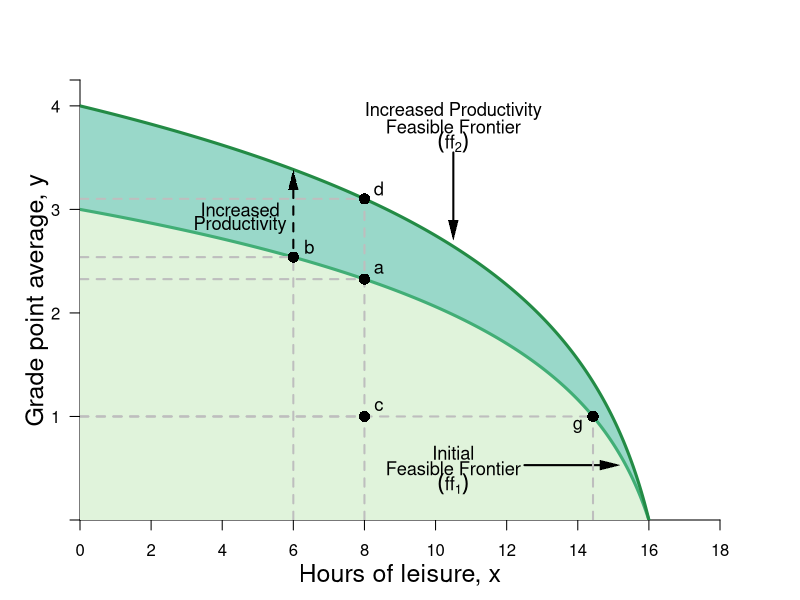

R code for this plot:
#Graph Designer: Simon Halliday
#Authors: Bowles, Foley and Halliday
#Title: Coordination, Conflict and Competition: A Text in Microeconomics

library(shape)
pdf(file = "bfh-textbook/constrained_optimization/ff_productivity_change.pdf", width = 8, height = 8)

#Set parameters for graphics
axislabelsize <- 1.5
labelsize <- 1.1
graphlinewidth <- 3
segmentlinewidth <- 2

COL <- c("#7fc97f", "#beaed4", "#fdc086", "#ffff99", "#386cb0", "#f0027f", "#bf5b17", "#666666")
COLA <- c("#e0f3db", "#99d8c9","#66c2a4","#41ae76", "#238b45", "#005824")
COLB <- c("#4eb3d3", "#2b8cbe", "#0868ac","#084081")

#Edited the margins to cater for the larger LHS labels
par(mar =  c(4, 4, 4, 4))

#Change this to make it log of l 

ppf <- function(x, k = 1.058868, maxx = 17) {
  k*(log(maxx -  x))
}

uFn <- function(x, y, alpha = 0.3){
  (x^alpha)*(y^(1-alpha))
}

xlims <- c(0, 18)
ylims <- c(0, 4.25)

npts <- 501 
x <- seq(xlims[1], xlims[2], length.out = npts)
y <- seq(ylims[1], ylims[2], length.out = npts) 
#a <- c(3.5, 4.58, 5.5) #alpha = 0.5
#a <- c(3, 3.9, 5) #alpha = 0.4
a <- c(2.58, 3.38, 4.28) #alpha = 0.3

plot(0, 0, xlim = xlims, ylim = ylims, type = "n",
     xlab = expression(paste("")),
     ylab = expression(paste("")), 
     xaxt = "n", 
     yaxt = "n", 
     cex.lab = axislabelsize, 
     bty = "n", 
     xaxs="i", 
     yaxs="i"
)


# ticksy <- seq(from = 0, to = ylims[2], by = 1)
# ylabels <- seq(from = 0, to = ylims[2], by = 1)
ticksx <- seq(from = 0, to = xlims[2], by = 2)
xlabels <- seq(from = 0, to = xlims[2], by = 2)
ticksy <- c(ylims[1], 1, 2, 3, 4, ylims[2])
ylabels <- c(NA, 1, 2, 3, 4, NA)
# ticksx <- c(xlims[1], 5.25, 8.944272, xlims[2])
# xlabels <- c(NA, expression(paste(x,"*")), expression(paste(bar(x))), NA)

axis(1, at = ticksx, pos = 0, labels = xlabels)
axis(2, at = ticksy, pos = 0, labels = ylabels, las = 1)

npts <- 500 
xx1 <- seq(xlims[1], xlims[2], length.out = npts)
xx2 <- seq(0, xlims[2], length.out = npts)
xx3 <- seq(xlims[1], 0, length.out = npts)
xx4 <- seq(-11, 0, length.out = npts)

#Draw the polygon for shading the feasible set

xpoly2 <- seq(from = xlims[1], to = 16, length.out = 500)
ypoly2 <- ppf(xpoly2, k = 4/log(17), maxx = 17)
polygon(x = c(xpoly2, xpoly2[1]), y = c(ypoly2, rev(ypoly2)[1]), col=COLA[2], density=NULL, border = NA)

xpoly1 <- seq(from = xlims[1], to = 16, length.out = 500)
ypoly1 <- ppf(xpoly1, k = 1.058868, maxx = 17)
polygon(x = c(xpoly1, xpoly1[1]), y = c(ypoly1, rev(ypoly1)[1]), col=COLA[1], density=NULL, border = NA)


#Draw the graphs
lines(xx1, ppf(xx1, k = 1.058868, maxx = 17), col = COLA[4], lwd = graphlinewidth)
lines(xx1, ppf(xx1, k = 4/log(17), maxx = 17), col = COLA[5], lwd = graphlinewidth)
#lines(xx2, fishProd(xx2, k = 2), col = COLB[3], lwd = graphlinewidth)
#lines(xx3, feasibleLabor(xx3, time = 10), col = COL[3], lwd = graphlinewidth)
#lines(xx4, manufactureProd(xx4, k = 0.1, alpha = 2), col = COLB[4], lwd = graphlinewidth)

#Label the feasible frontier
text(10.5, 0.65, expression("Initial"), cex = labelsize)
text(10.5, 0.5, expression("Feasible Frontier"), cex = labelsize)
text(10.5, 0.35, expression(paste((ff[1]))), cex = labelsize)
Arrows(12.5, 0.53, 14.9, 0.53, col = "black", lty = 1, lwd = 2, arr.type = "triangle", arr.lwd = 0.5)

#Axis labels
mtext(expression(paste("Hours of leisure, ", x)), side = 1, line = 2.5, cex = axislabelsize)
text(-1.2, 0.5*ylims[2], expression(paste("Grade point average, ", y)), xpd = TRUE, cex = axislabelsize, srt = 90) 

#Add mrs = mrt at i
#text(8, 2.8, expression(paste(mrs(x,y) == mrt(x,y))), cex = labelsize)


#Label the indifference curves
# text(17, 1, expression(u[1]^A), cex = labelsize)
# text(17, 1.55, expression(u[2]^A), cex = labelsize)
# text(17, 2.25, expression(u[3]^A), cex = labelsize)

#Annotate max u point on feasibility frontier
text(8.4, ppf(8) + 0.1, expression(paste(a)), cex = labelsize)
segments(8, 0, 8, ppf(x = 8, k = 4/log(17) ), lty = 2, col = "gray", lwd = segmentlinewidth)
segments(0, ppf(x = 8), 8, ppf(x = 8), lty = 2, col = "gray", lwd = segmentlinewidth)
points(8, ppf(x = 8), pch = 16, col = "black", cex = 1.5)

text(8.4, ppf(x = 8, k = 4/log(17)) + 0.1, expression(paste(d)), cex = labelsize)
segments(0, ppf(x = 8, k = 4/log(17)), 8, ppf(x = 8, k = 4/log(17)), lty = 2, col = "gray", lwd = segmentlinewidth)
points(8, ppf(x = 8, k = 4/log(17)), pch = 16, col = "black", cex = 1.5)

text(8.4, 1.1, expression(paste(c)), cex = labelsize)
segments(0, 1, 8, 1, lty = 2, col = "gray", lwd = segmentlinewidth)


# text(2.4, ppf(2) + 0.1, expression(paste(a)), cex = labelsize)
# segments(2, 0, 2, ppf(x = 2), lty = 2, col = "gray", lwd = segmentlinewidth)
# segments(0, ppf(x = 2), 2, ppf(x = 2), lty = 2, col = "gray", lwd = segmentlinewidth)
# points(2, ppf(x = 2), pch = 16, col = "black", cex = 1.5)


text(6.45, ppf(6) + 0.1, expression(paste(b)), cex = labelsize)
segments(6, 0, 6, ppf(x = 6), lty = 2, col = "gray", lwd = segmentlinewidth)
segments(0, ppf(x = 6), 6, ppf(x = 6), lty = 2, col = "gray", lwd = segmentlinewidth)
points(6, ppf(x = 6), pch = 16, col = "black", cex = 1.5)



text(14, ppf(14.42872) - 0.1, expression(paste(g)), cex = labelsize)
segments(14.42872, 0, 14.42872, ppf(x = 14.42872), lty = 2, col = "gray", lwd = segmentlinewidth)
segments(0, ppf(x = 14.42872), 14.42872, ppf(x = 14.42872), lty = 2, col = "gray", lwd = segmentlinewidth)
points(14.42872, ppf(x = 14.42872), pch = 16, col = "black", cex = 1.5)

#Point for c
points(8, 1, pch = 16, col = "black", cex = 1.5)

Arrows(6, ppf(x = 8) + 0.3, 6, ppf(x = 6, k = 4/log(17)) - 0.1, col = "black", lty = 2, lwd = 2, arr.type = "triangle", arr.lwd = 0.5)
text(4.5, 3, expression("Increased"), cex = labelsize)
text(4.5, 2.85, expression("Productivity"), cex = labelsize)


#Label the feasible frontier
text(10.5, 3.95, expression("Increased Productivity"), cex = labelsize)
text(10.5, 3.8, expression("Feasible Frontier"), cex = labelsize)
text(10.5, 3.65, expression(paste((ff[2]))), cex = labelsize)
Arrows(10.5, 3.55, 10.5, 2.8, col = "black", lty = 1, lwd = 2, arr.type = "triangle", arr.lwd = 0.5)


dev.off()
